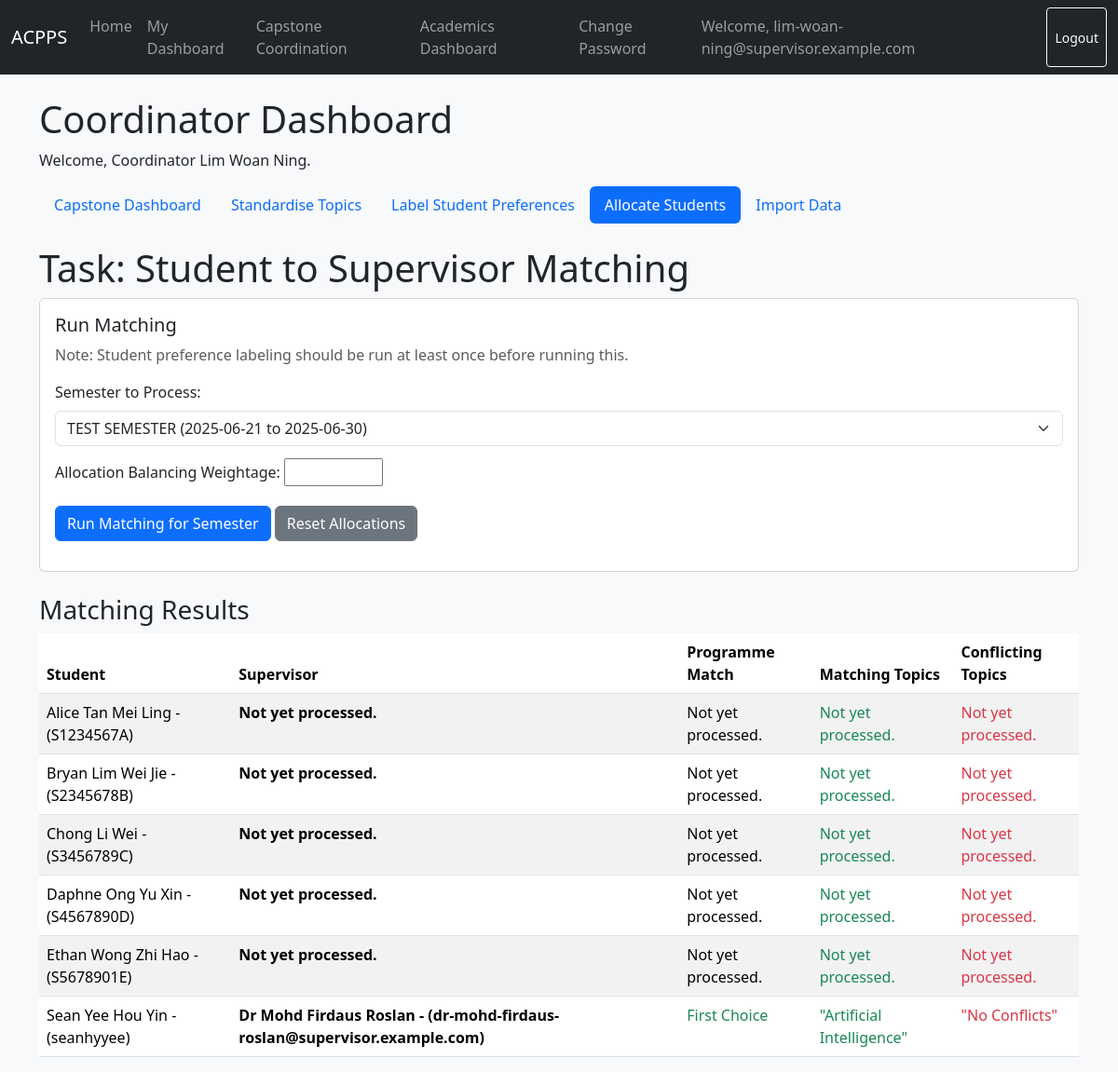
Page /dashboards/coordinator/match/ (signed in) on the earlier database version.
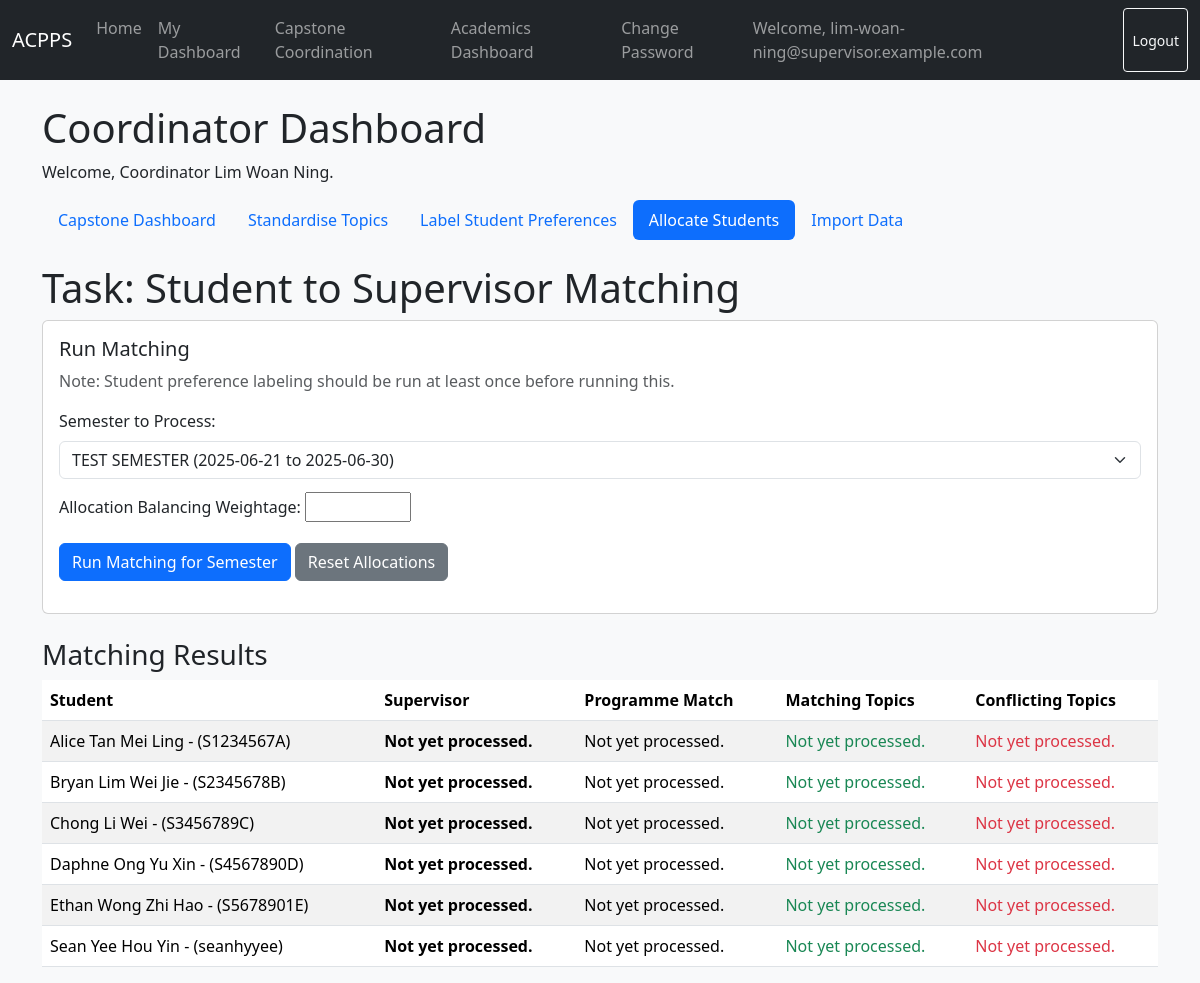
Same page on the later database version.
### users/models.py (models this page shows, shortened)
class User(AbstractBaseUser, PermissionsMixin):
    email = models.EmailField(unique=True)
    is_active = models.BooleanField(default=True)
    is_staff = models.BooleanField(default=False)
    date_joined = models.DateTimeField(default=timezone.now)
    full_name = models.CharField(max_length=255, blank=False, null=False)
    USER_TYPE_CHOICES = (
        ('student', 'Student'),
        ('supervisor', 'Supervisor'),
    )
    user_type = models.CharField(max_length=10, choices=USER_TYPE_CHOICES)
    objects = UserManager()
    USERNAME_FIELD = 'email'
    REQUIRED_FIELDS = ['user_type']
    def get_full_name(self):
        return self.full_name or self.email

class StudentProfile(models.Model):
    user = models.OneToOneField(settings.AUTH_USER_MODEL, on_delete=models.CASCADE, primary_key=True)
    programme = models.ForeignKey(Programme, on_delete=models.SET_NULL, null=True, related_name='students')
    preference_text = models.TextField(blank=True, null=True)
    positive_preferences = models.TextField(blank=True, null=True)
    negative_preferences = models.TextField(blank=True, null=True)
    supervisor = models.ForeignKey(
        'SupervisorProfile', on_delete=models.SET_NULL, null=True, blank=True, related_name='students'
    )
    semester = models.ForeignKey(
        Semester,
        on_delete=models.PROTECT, # Don't delete a session if programmes are linked to it
        default=get_default_semester(),
        null=True,
        blank=True,
        related_name='students'
    )
    programme_match_type = models.IntegerField(null=True)
    matching_topics = models.TextField(blank=True, null=True)
    conflicting_topics = models.TextField(blank=True, null=True)
    @property
    def student_id(self):
        return self.user.email.split('@')[0] if self.user.email else None

class SupervisorProfile(models.Model):
    user = models.OneToOneField(settings.AUTH_USER_MODEL, on_delete=models.CASCADE, primary_key=True)
    department = models.ForeignKey(Department, on_delete=models.SET_NULL, null=True, related_name='supervisors', blank=True)
    school = models.ForeignKey(School, on_delete=models.SET_NULL, null=True, related_name='supervisors', blank=True)
    expertise = models.TextField(blank=True, null=True)
    preferred_programmes_first_choice = models.ForeignKey(ProgrammePreferenceGroup, on_delete=models.SET_NULL, null=True, related_name='supervisors_first_choice', blank=True)
    preferred_programmes_second_choice = models.ForeignKey(ProgrammePreferenceGroup, on_delete=models.SET_NULL, null=True, related_name='supervisors_second_choice', blank=True)
    supervision_capacity = models.PositiveIntegerField(default=0)
    standardised_expertise = models.TextField(blank=True, null=True)
    accepting_students = models.BooleanField(default=True)

### dashboards/views.py (the view)
# urls.py: path('coordinator/match/', CoordinatorMatchingView.as_view(), name='coordinator_match'),
class CoordinatorMatchingView(CoordinatorRequiredMixin, View):
    template_name = 'dashboard/coordinator_match.html'
    def get(self, request, *args, **kwargs):
        semesters = Semester.objects.all().order_by('-start_date')
        selected_semester_id_str = request.GET.get('semester')
        selected_semester_id = None
        student_profiles_query = StudentProfile.objects.select_related('user', 'semester')
        if selected_semester_id_str:
            try:
                selected_semester_id = int(selected_semester_id_str)
                student_profiles_query = student_profiles_query.filter(semester_id=selected_semester_id)
            except (ValueError, TypeError):
                student_profiles_query = student_profiles_query.none()
        else:
            latest_semester = semesters.first()
            if latest_semester:
                selected_semester_id = latest_semester.pk
                student_profiles_query = student_profiles_query.filter(semester=latest_semester)
            else:
                student_profiles_query = student_profiles_query.none()
        student_profiles = student_profiles_query.order_by('user__full_name')
        supervisor_profiles = SupervisorProfile.objects.filter(Exists(StudentProfile.objects.filter(supervisor=OuterRef('pk'))))
        context = {
            'semesters': semesters,
            'student_profiles': student_profiles,
            'supervisor_profiles': supervisor_profiles,
            'selected_semester_id': selected_semester_id,
        }
        return render(request, self.template_name, context)

### academics/models.py (called while the page is built)
    def __str__(self):
        return f"{self.name} ({self.start_date} to {self.end_date})"

### dashboards/views.py (called while the page is built)
    def dispatch(self, request, *args, **kwargs):
        is_coordinator = CoordinatorProfile.objects.filter(supervisor__user=request.user).exists() or request.user.is_superuser
        if not is_coordinator:
            messages.error(request, "You do not have permission to access this page.")
            return redirect('home')
        return super().dispatch(request, *args, **kwargs)

### templates/dashboard/coordinator_match.html (shortened to what this page needs)
{% extends "dashboard/coordinator_base.html" %}
{% load static %}
{% block module %}
    <h1>Task: Student to Supervisor Matching</h1>
    <div class="card mb-4">
        <div class="card-body">
            <h5 class="card-title">Run Matching</h5>
            <p class="card-text text-muted">Note: Student preference labeling should be run at least once before running this.</p>
            <div class="form-group mb-3">
                <label for="semester-input" class="form-label">Semester to Process:</label>
                <select id="semester-input" class="form-select">
                    {% for semester in semesters %}
                        <option value="{{ semester.pk }}" {% if semester.pk == selected_semester_id %}selected{% endif %}>
                            {{ semester }}
                        </option>
                    {% empty %}
                        <option value="">No semesters found</option>
                    {% endfor %}
                </select>
                <label for="weightage-input" class="form-label mt-3">Allocation Balancing Weightage:</label>
                <input id="weightage-input" type="number" min="0" max="10" step="0.1">
            </div>
            <button type="button" id="match-btn" class="btn btn-primary" data-url="{% url 'start_matching' %}">Run Matching for Semester</button>
            <button type="button" id="reset-btn" class="btn btn-secondary" data-url="{% url 'reset_matches' %}">Reset Allocations</button>
        </div>
    </div>
    <h3>Matching Results</h3>
    {% if student_profiles %}
        <div class="table-responsive">
            <table class="table table-striped table-hover">
                <thead>
                    <tr>
                        <th>Student</th>
                        <th>Supervisor</th>
                        <th>Programme Match</th>
                        <th>Matching Topics</th>
                        <th>Conflicting Topics</th>
                    </tr>
                </thead>
                <tbody>
                    {% for profile in student_profiles %}
                        <tr>
                            <td>{{ profile.user.full_name }} - ({{ profile.student_id }})</td>
                            <td class="fw-bold">
                                {% if profile.supervisor %}
                                    {{ profile.supervisor.user.full_name }} - ({{ profile.supervisor.user.email }})
                                {% else %}
                                    Not yet processed.
                                {% endif %}
                            </td>
                                {% if profile.programme_match_type == 1 %}
                                    <td class="text-success">First Choice</td>
                                {% elif profile.programme_match_type == 2 %}
                                    <td class="text-warning">Second Choice</td>
                                {% elif profile.programme_match_type == 0 %}
                                    <td class="text-danger">No Matches</td>
                                {% else %}
                                    <td>Not yet processed.</td>
                                {% endif %}
                            <td class="text-success">{{ profile.matching_topics|default:"Not yet processed." }}</td>
                            <td class="text-danger">{{ profile.conflicting_topics|default:"Not yet processed." }}</td>
                        </tr>
                    {% endfor %}
                </tbody>
            </table>
        </div>
    {% else %}
        {% if selected_semester_id %}
            <div class="alert alert-info" role="alert">No student profiles found for the selected semester.</div>
        {% else %}
            <div class="alert alert-warning" role="alert">No student profiles found. Please add students and assign them to a semester.</div>
        {% endif %}
    {% endif %}
{% endblock %}

### templates/dashboard/coordinator_base.html (shortened to what this page needs)
{% extends "dashboard/dashboard_base.html" %}
{% load static %}
{% block dashboard %}
    <h1>Coordinator Dashboard</h1>
    <p>Welcome, Coordinator {{ user.get_full_name }}.</p>
    <nav class="nav nav-pills mb-4">
        <a class="nav-link {% if request.resolver_match.url_name == 'coordinator_dashboard' %}active{% endif %}" href="{% url 'coordinator_dashboard' %}">Capstone Dashboard</a>
        <a class="nav-link {% if request.resolver_match.url_name == 'coordinator_standardize' %}active{% endif %}" href="{% url 'coordinator_standardize' %}">Standardise Topics</a>
        <a class="nav-link {% if request.resolver_match.url_name == 'coordinator_label' %}active{% endif %}" href="{% url 'coordinator_label' %}">Label Student Preferences</a>
        <a class="nav-link {% if request.resolver_match.url_name == 'coordinator_match' %}active{% endif %}" href="{% url 'coordinator_match' %}">Allocate Students</a>
        <a class="nav-link {% if request.resolver_match.url_name == 'coordinator_import' %}active{% endif %}" href="{% url 'coordinator_import' %}">Import Data</a>
    </nav>
    {% block module %}
    {% endblock %}
{% endblock %}

### templates/dashboard/dashboard_base.html (shortened to what this page needs)
{% extends "base.html" %}
{% block content %}
    {% block dashboard %}
    {% endblock %}
{% endblock %}

### templates/base.html (shortened to what this page needs)
<!DOCTYPE html>
<html lang="en">
<head>
    <link href="https://cdn.jsdelivr.net/npm/bootstrap@5.3.3/dist/css/bootstrap.min.css" rel="stylesheet">
    <link rel="stylesheet" href="https://cdn.jsdelivr.net/npm/bootstrap-icons@1.11.3/font/bootstrap-icons.min.css">
</head>
<body>
    <nav class="navbar navbar-expand-lg navbar-dark bg-dark mb-4">
        <div class="container-fluid">
            <a class="navbar-brand" href="{% url 'home' %}">ACPPS</a>
            <div class="collapse navbar-collapse" id="navbarNav">
                <ul class="navbar-nav me-auto mb-2 mb-lg-0">
                    <li class="nav-item"><a class="nav-link" href="{% url 'home' %}">Home</a></li>
                    {% if user.is_authenticated %}
                        {% if user.is_superuser %}
                            <li class="nav-item"><a class="nav-link" href="{% url 'student_dashboard' %}">Student DB</a></li>
                            <li class="nav-item"><a class="nav-link" href="{% url 'supervisor_dashboard' %}">Supervisor DB</a></li>
                            <li class="nav-item"><a class="nav-link" href="{% url 'coordinator_dashboard' %}">Coordinator DB</a></li>
                            <li class="nav-item"><a class="nav-link" href="{% url 'academics:dashboard' %}">Academics DB</a></li>
                        {% elif user.user_type == 'student' %}
                             <li class="nav-item"><a class="nav-link" href="{% url 'student_dashboard' %}">My Dashboard</a></li>
                        {% elif user.user_type == 'supervisor' and user.supervisorprofile.coordinatorprofile %}
                             <li class="nav-item"><a class="nav-link" href="{% url 'supervisor_dashboard' %}">My Dashboard</a></li>
                             <li class="nav-item"><a class="nav-link" href="{% url 'coordinator_dashboard' %}">Capstone Coordination</a></li>
                             <li class="nav-item"><a class="nav-link" href="{% url 'academics:dashboard' %}">Academics Dashboard</a></li>
                        {% elif user.user_type == 'supervisor' %}
                            <li class="nav-item"><a class="nav-link" href="{% url 'supervisor_dashboard' %}">My Dashboard</a></li>
                        {% endif %}
                    {% endif %}
                </ul>
                <div class="navbar-nav ms-auto">
                    {% if user.is_authenticated %}
                        <li class="nav-item"><a class="nav-link" href="{% url 'password_change' %}">Change Password</a></li>
                        <span class="navbar-text me-3">
                            Welcome, {{ user.email }}
                        </span>
                        <form class="d-flex" action="{% url 'logout' %}" method="post">
                            <button type="submit" class="btn btn-outline-light btn-sm">Logout</button>
                        </form>
                    {% else %}
                        <a href="{% url 'login' %}" class="btn btn-outline-light">Login</a>
                    {% endif %}
                </div>
            </div>
        </div>
    </nav>
    <main class="container">
        {% block content %}
        {% endblock %}
    </main>
</body>
</html>

### templates/base.html (style rules this page uses)
body { background-color: #f8f9fa; }

Differences in the rows shown:
changed StudentProfile "Sean Yee Hou Yin": matching_topics "\"Artificial Intelligence\"" → "Not yet processed."; conflicting_topics "\"No Conflicts\"" → "Not yet processed."; supervisor.user.full_name "Dr Mohd Firdaus Roslan" → (not shown); supervisor.user.email "dr-mohd-firdaus-roslan@supervisor.example.com" → (not shown); supervisor_id "- ( )" → "Not yet processed."; programme_match_type "First Choice" → "Not yet processed."
